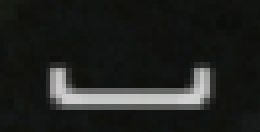
#> input picture assets/samples/ui_chip_template.png, 130 x 66 px (shown 2 times larger)
$ python demo_on_samples.py
#> lines starting #> are read from the running program, lines starting #| are printed output that depends on the picture; pictures that were not available may be replaced by others from this repository, and a replacement may not be noted
### reflex/detectors.py
"""OpenCV detectors — color blob and template matching."""

from pathlib import Path

import cv2
import numpy as np

from reflex.config import ColorBlobConfig, TemplateMatchConfig


def build_color_mask(frame_bgr: np.ndarray, cfg: ColorBlobConfig) -> np.ndarray:
    lower = np.clip(cfg.target_bgr.astype(np.int16) - cfg.tolerance, 0, 255).astype(np.uint8)
    upper = np.clip(cfg.target_bgr.astype(np.int16) + cfg.tolerance, 0, 255).astype(np.uint8)
    return cv2.inRange(frame_bgr, lower, upper)


def find_color_blob(mask: np.ndarray, cfg: ColorBlobConfig) -> float | None:
    """Return blob area if a compact region matches size constraints."""
    if cv2.countNonZero(mask) < cfg.min_pixels:
        return None

    contours, _ = cv2.findContours(mask, cv2.RETR_EXTERNAL, cv2.CHAIN_APPROX_SIMPLE)
    for contour in contours:
        area = cv2.contourArea(contour)
        if cfg.blob_min_area <= area <= cfg.blob_max_area:
            return area
    return None


def load_template_grayscale(path: Path) -> np.ndarray:
    image = cv2.imread(str(path))
    if image is None:
        raise FileNotFoundError(f"Could not read template image: {path}")
    return cv2.cvtColor(image, cv2.COLOR_BGR2GRAY)


def template_match_confidence(
    frame_bgr: np.ndarray, template_gray: np.ndarray, cfg: TemplateMatchConfig
) -> float:
    frame_gray = cv2.cvtColor(frame_bgr, cv2.COLOR_BGR2GRAY)
    frame_h, frame_w = frame_gray.shape[:2]
    template_h, template_w = template_gray.shape[:2]
    best = 0.0

    for scale in cfg.scales:
        scaled_w = max(1, int(template_w * scale))
        scaled_h = max(1, int(template_h * scale))
        if scaled_h > frame_h or scaled_w > frame_w:
            continue

        scaled = (
            template_gray
            if scale == 1.0
            else cv2.resize(template_gray, (scaled_w, scaled_h), interpolation=cv2.INTER_AREA)
        )
        result = cv2.matchTemplate(frame_gray, scaled, cv2.TM_CCOEFF_NORMED)
        best = max(best, float(cv2.minMaxLoc(result)[1]))

    return best

### reflex/engine.py
"""Analyze frames and emit reflex signals for a downstream decision layer."""

from pathlib import Path

import cv2

from reflex.config import ColorBlobConfig, TemplateMatchConfig
from reflex.detectors import (
    build_color_mask,
    find_color_blob,
    load_template_grayscale,
    template_match_confidence,
)
from reflex.signals import FrameAnalysis, PromptHit, ReflexKind


class ReflexEngine:
    """
    Vision-only reflex analyzer.

    Intended as a fast perception submodule inside a larger agent:
      capture → ReflexEngine.analyze() → planner → (your action policy)

    This repo does NOT implement action policies or OS input injection.
    """

    def __init__(
        self,
        color_cfg: ColorBlobConfig | None = None,
        template_cfg: TemplateMatchConfig | None = None,
        template_path: Path | None = None,
        enable_template: bool = True,
    ) -> None:
        self.color_cfg = color_cfg or ColorBlobConfig()
        self.template_cfg = template_cfg or TemplateMatchConfig()
        self.enable_template = enable_template and template_path is not None
        self._template_gray = (
            load_template_grayscale(template_path) if self.enable_template else None
        )

    def analyze(self, frame_bgr) -> FrameAnalysis:
        mask = build_color_mask(frame_bgr, self.color_cfg)
        red_pixels = int(cv2.countNonZero(mask))
        blob_area = find_color_blob(mask, self.color_cfg)

        hits: list[PromptHit] = []
        primary = ReflexKind.NONE

        if blob_area is not None:
            hit = PromptHit(
                kind=ReflexKind.TIMING_PROMPT_A,
                confidence=1.0,
                detail={"blob_area": blob_area, "red_pixels": red_pixels},
            )
            hits.append(hit)
            primary = ReflexKind.TIMING_PROMPT_A

        template_score = 0.0
        if self.enable_template and self._template_gray is not None:
            template_score = template_match_confidence(
                frame_bgr, self._template_gray, self.template_cfg
            )
            if template_score >= self.template_cfg.threshold:
                hit = PromptHit(
                    kind=ReflexKind.TIMING_PROMPT_B,
                    confidence=template_score,
                    detail={"method": "template_match"},
                )
                hits.append(hit)
                if primary == ReflexKind.NONE:
                    primary = ReflexKind.TIMING_PROMPT_B

        return FrameAnalysis(
            primary=primary,
            hits=hits,
            metrics={
                "red_pixels": red_pixels,
                "template_confidence": template_score,
            },
        )

### examples/demo_on_samples.py
"""Run reflex detection on bundled sample screenshots (no live capture, no inputs)."""

import sys
from pathlib import Path

import cv2

ROOT = Path(__file__).resolve().parents[1]
sys.path.insert(0, str(ROOT))

from reflex import ReflexEngine

SAMPLES = ROOT / "assets" / "samples"


def analyze_image(engine: ReflexEngine, path: Path) -> None:
    frame = cv2.imread(str(path))
    if frame is None:
        print(f"SKIP  {path.name} (could not read)")
        return

    result = engine.analyze(frame)
    print(f"\n{path.name}")
    print(f"  primary signal : {result.primary.value}")
    print(f"  red_pixels     : {result.metrics.get('red_pixels', 0)}")
    print(f"  template score : {result.metrics.get('template_confidence', 0):.2f}")
    for hit in result.hits:
        print(f"  hit            : {hit.kind.value}  detail={hit.detail}")


def main() -> None:
    template = SAMPLES / "ui_chip_template.png"
    engine = ReflexEngine(template_path=template, enable_template=True)
#> in load_template_grayscale, image is the input picture: shape (66, 130, 3); mean B, G, R 32.6, 34.6, 33.3

    print("Vision reflex demo — static sample images only")
    print("=" * 50)

    for name in ("combat_scene.png", "break_defence_scene.png"):
        analyze_image(engine, SAMPLES / name)
#> in build_color_mask, `return cv2.inRange(frame_bgr, lower, upper)`: returned value: shape (66, 130); every value is 0
#> in analyze, `red_pixels = int(cv2.countNonZero(mask))`: red_pixels = 0
#> the loop in template_match_confidence, `for scale in cfg.scales:` made 11 passes
#> best on passes 1 to 5: 0.711, 0.746, 0.788, 0.876, 0.953
#> (result, best) on pass 6: ([1], 1)
#> pass 1, in template_match_confidence, `scaled = ( template_gray if scale == 1.0 else cv2.resize(template_gray..`:
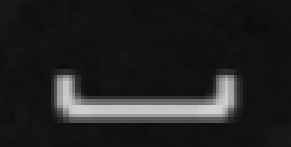
#> scaled: shape (49, 97) (shown 3 times larger); min 12, max 209, mean 33.9
#> pass 2, in template_match_confidence, `scaled = ( template_gray if scale == 1.0 else cv2.resize(template_gray..`:
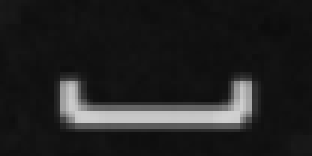
#> scaled: shape (52, 104) (shown 3 times larger); min 12, max 209, mean 33.9
#> pass 3, in template_match_confidence, `scaled = ( template_gray if scale == 1.0 else cv2.resize(template_gray..`:
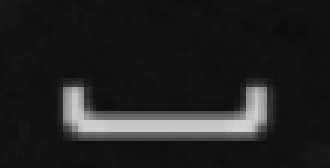
#> scaled: shape (56, 110) (shown 3 times larger); min 12, max 209, mean 33.9
#> in analyze, `template_score = template_match_confidence( frame_bgr, self._template_..`: template_score = 1
#|   primary signal : timing_prompt_b
#|   red_pixels     : 0
#|   template score : 1.00
#> the loop in analyze_image, `for hit in result.hits:` made 1 pass
#|   hit            : timing_prompt_b  detail={'method': 'template_match'}


if __name__ == "__main__":
    main()
